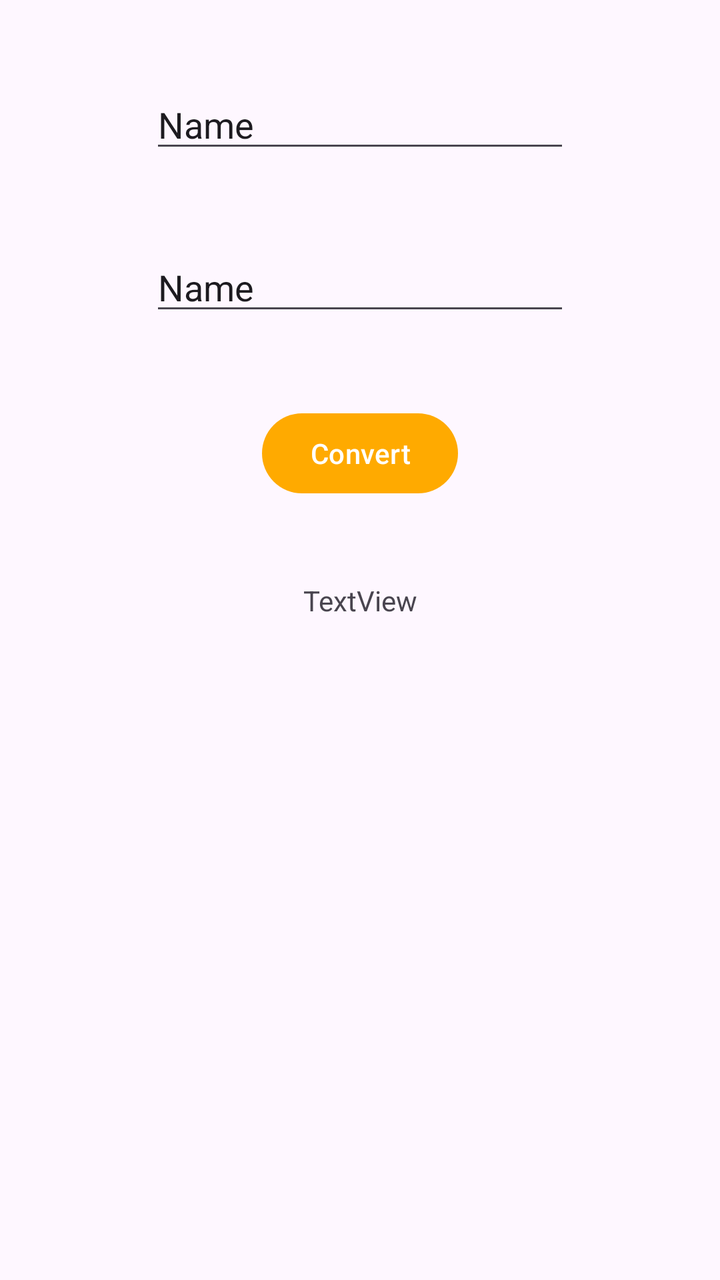
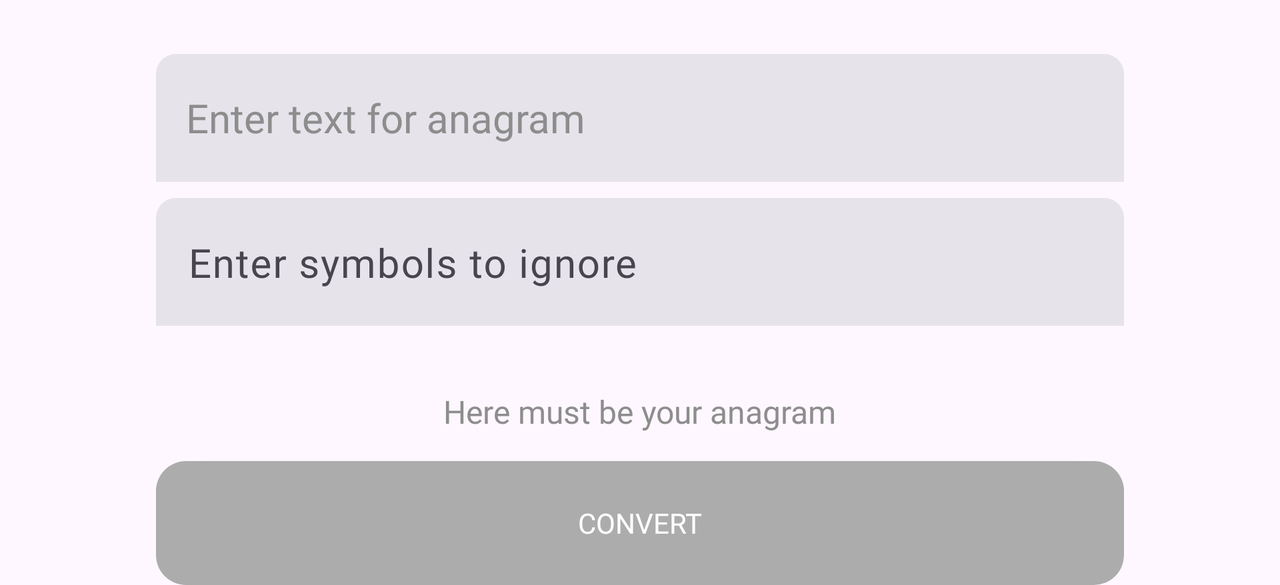

Compare how this app lays out the same screen by default and in its alternative resource folder. The renders come first, then the two layout files and the values they reference.
<!-- AndroidManifest.xml: application theme Theme.ReverseApp -->
<!-- res/layout/fragment_main.xml -->
<?xml version="1.0" encoding="utf-8"?>
<androidx.constraintlayout.widget.ConstraintLayout
 xmlns:android="http://schemas.android.com/apk/res/android"
    xmlns:app="http://schemas.android.com/apk/res-auto"
    xmlns:tools="http://schemas.android.com/tools"

    android:layout_width="match_parent"
    android:layout_height="match_parent"
    tools:context=".MainFragment">

    <Button
        android:id="@+id/reverseButton"
        android:layout_width="wrap_content"
        android:layout_height="wrap_content"
        android:text="@string/reverse"
        android:layout_margin="40dp"
        app:layout_constraintEnd_toEndOf="parent"
        app:layout_constraintStart_toStartOf="parent"
        app:layout_constraintTop_toBottomOf="@+id/filter" />

    <EditText
        android:id="@+id/textToReverse"
        android:layout_width="wrap_content"
        android:layout_height="wrap_content"
        android:ems="10"
        android:inputType="text"
        android:text="Name"
        android:layout_margin="40dp"
        app:layout_constraintEnd_toEndOf="parent"
        app:layout_constraintStart_toStartOf="parent"
        app:layout_constraintTop_toTopOf="parent" />

    <EditText
        android:id="@+id/filter"
        android:layout_width="wrap_content"
        android:layout_height="wrap_content"
        android:ems="10"
        android:inputType="text"
        android:text="Name"
        android:layout_margin="40dp"
        app:layout_constraintEnd_toEndOf="parent"
        app:layout_constraintStart_toStartOf="parent"
        app:layout_constraintTop_toBottomOf="@+id/textToReverse" />

    <TextView
        android:id="@+id/reversed"
        android:layout_width="wrap_content"
        android:layout_height="wrap_content"
        android:text="TextView"
        android:layout_margin="40dp"
        app:layout_constraintEnd_toEndOf="parent"
        app:layout_constraintStart_toStartOf="parent"
        app:layout_constraintTop_toBottomOf="@+id/reverseButton" />
</androidx.constraintlayout.widget.ConstraintLayout>
<!-- resources referenced by this layout -->
<resources>
  <string name="reverse">Convert</string>
  <style name="Theme.ReverseApp" parent="Base.Theme.ReverseApp" />
  <style name="Base.Theme.ReverseApp" parent="Theme.Material3.DayNight.NoActionBar">
          
           <item name="colorPrimary">@color/my_light_primary</item>
      </style>
  <color name="my_light_primary">#FFAA00</color>
</resources>
<!-- res/layout-land/fragment_main.xml (the repository's variant of the layout above) -->
<!-- drawn on the phone turned sideways -->
<?xml version="1.0" encoding="utf-8"?>
<ScrollView xmlns:android="http://schemas.android.com/apk/res/android"
    xmlns:app="http://schemas.android.com/apk/res-auto"
    xmlns:tools="http://schemas.android.com/tools"
    android:layout_width="match_parent"
    android:layout_height="wrap_content"
    tools:context=".MainFragment">

    <androidx.constraintlayout.widget.ConstraintLayout
        android:layout_width="match_parent"
        android:layout_height="wrap_content">

        <LinearLayout
            android:id="@+id/text_layout"
            android:layout_width="0dp"
            android:layout_height="64dp"
            android:layout_marginStart="78dp"
            android:layout_marginTop="27dp"
            android:layout_marginEnd="78dp"
            android:background="@drawable/input_bg"
            android:orientation="vertical"
            android:padding="10dp"
            android:paddingStart="15dp"
            android:textAlignment="viewStart"
            app:layout_constraintEnd_toEndOf="parent"
            app:layout_constraintStart_toStartOf="parent"
            app:layout_constraintTop_toTopOf="parent">

            <TextView
                android:id="@+id/textHint"
                style="@style/TextPrimaryHint"
                android:layout_width="wrap_content"
                android:layout_height="wrap_content"
                android:text="Text for anagram"
                android:visibility="gone" />

            <EditText
                android:id="@+id/textToReverse"
                style="@style/TextPrimary"
                android:layout_width="match_parent"
                android:layout_height="match_parent"
                android:autofillHints="emailAddress"
                android:background="@drawable/input_bg"
                android:hint="Enter text for anagram"
                android:textColorHint="#8D8D8D" />
        </LinearLayout>

        <com.google.android.material.textfield.TextInputLayout
            android:id="@+id/filterLayout"
            android:layout_width="0dp"
            android:layout_height="64dp"
            android:layout_marginTop="8dp"
            android:background="@drawable/input_bg"
            android:paddingTop="6dp"
            android:paddingBottom="9dp"
            android:textAlignment="viewStart"
            app:layout_constraintEnd_toEndOf="@+id/text_layout"
            app:layout_constraintStart_toStartOf="@+id/text_layout"
            app:layout_constraintTop_toBottomOf="@+id/text_layout">

            <com.google.android.material.textfield.TextInputEditText
                android:id="@+id/filter"
                style="@style/TextPrimaryHint"
                android:layout_width="match_parent"
                android:layout_height="match_parent"
                android:background="@drawable/input_bg"
                android:hint="Enter symbols to ignore"
                android:textAlignment="textStart"
                android:textSize="20sp" />
        </com.google.android.material.textfield.TextInputLayout>

        <TextView
            android:id="@+id/anagram"
            style="@style/TextPrimaryHint"
            android:layout_width="wrap_content"
            android:layout_height="wrap_content"
            android:layout_marginTop="32dp"
            android:text="Here must be your anagram"
            android:textSize="16sp"
            app:layout_constraintEnd_toEndOf="parent"
            app:layout_constraintStart_toStartOf="parent"
            app:layout_constraintTop_toBottomOf="@+id/filterLayout" />

        <androidx.appcompat.widget.AppCompatButton
            android:id="@+id/reverseButtonInactive"
            android:layout_width="0dp"
            android:layout_height="62dp"
            android:layout_marginTop="14dp"
            android:background="@drawable/button_bg_inactive"
            android:fontFamily="@font/poppins_semibold"
            android:text="@string/reverse"
            android:textAllCaps="true"
            android:textColor="@color/white"
            android:textSize="14sp"
            android:visibility="visible"
            app:layout_constraintEnd_toEndOf="@+id/filterLayout"
            app:layout_constraintStart_toStartOf="@+id/filterLayout"
            app:layout_constraintTop_toBottomOf="@+id/anagram" />

        <androidx.appcompat.widget.AppCompatButton
            android:id="@+id/reverseButton"
            android:layout_width="0dp"
            android:layout_height="62dp"
            android:layout_marginTop="14dp"
            android:background="@drawable/button_bg"
            android:fontFamily="@font/poppins_semibold"
            android:text="@string/reverse"
            android:textAllCaps="true"
            android:textColor="@color/white"
            android:textSize="14sp"
            android:visibility="gone"
            app:layout_constraintEnd_toEndOf="@+id/filterLayout"
            app:layout_constraintStart_toStartOf="@+id/filterLayout"
            app:layout_constraintTop_toBottomOf="@+id/anagram" />
    </androidx.constraintlayout.widget.ConstraintLayout>
</ScrollView>
<!-- resources referenced by the variant -->
<!-- as the phone turned sideways resolves them -->
<resources>
  <color name="white">#FFFFFFFF</color>
  <!-- drawable button_bg (drawable) -->
  <?xml version="1.0" encoding="utf-8"?>
  <shape xmlns:android="http://schemas.android.com/apk/res/android"
      android:shape="rectangle">
      <solid android:color="@color/my_light_primary"/>
      <stroke
          android:width="0dp"/>
  
      <corners
  
          android:radius="15dp"/>
  </shape>
  <!-- drawable button_bg_inactive (drawable) -->
  <?xml version="1.0" encoding="utf-8"?>
  <shape xmlns:android="http://schemas.android.com/apk/res/android"
      android:shape="rectangle">
      <solid android:color="#ACACAC"/>
      <stroke
          android:width="0dp"/>
  
      <corners
  
          android:radius="15dp"/>
  </shape>
  <!-- drawable input_bg (drawable) -->
  <?xml version="1.0" encoding="utf-8"?>
  <shape xmlns:android="http://schemas.android.com/apk/res/android"
      android:shape="rectangle">
      <solid android:color="@color/lightgrey"/>
      <stroke
          android:width="0dp"/>
      <corners
          android:topLeftRadius="10dp"
          android:topRightRadius="10dp"/>
  </shape>
  <string name="reverse">Convert</string>
  <style name="TextPrimary">
          <item name="fontFamily">@font/poppins_semibold</item>
          <item name="android:textColor">#000000</item>
          <item name="android:textSize">20sp</item>
      </style>
  <style name="TextPrimaryHint">
          <item name="fontFamily">@font/poppins_semibold</item>
          <item name="android:textColor">#8D8D8D</item>
          <item name="android:textSize">14sp</item>
      </style>
  <style name="Theme.ReverseApp" parent="Base.Theme.ReverseApp" />
  <color name="my_light_primary">#FFAA00</color>
  <color name="lightgrey">#E6E4EA</color>
  <style name="Base.Theme.ReverseApp" parent="Theme.Material3.DayNight.NoActionBar">
          
           <item name="colorPrimary">@color/my_light_primary</item>
      </style>
</resources>
